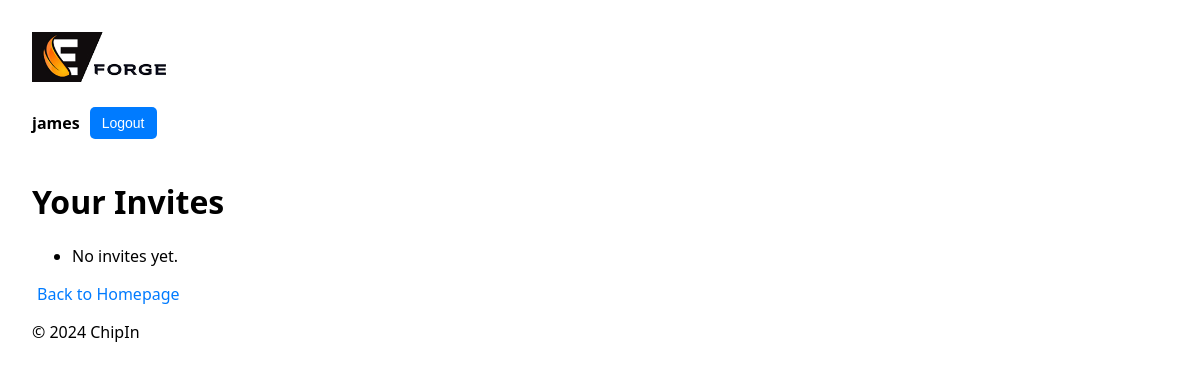
/chipin/invites/ (signed in), run on an earlier commit of the app's database.
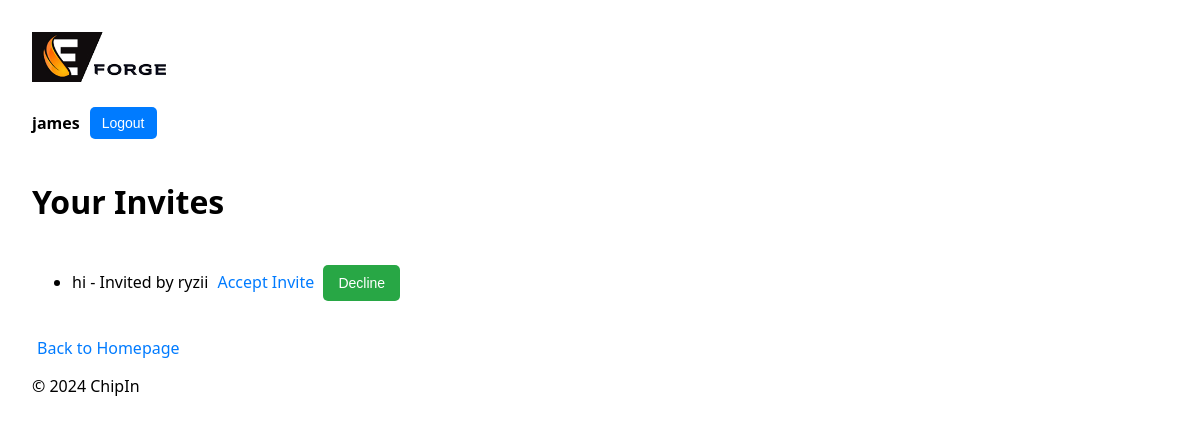
And on a later commit of the database.
### chipin/models.py (models this page shows, shortened)
class Invite(models.Model):
    group = models.ForeignKey(Group, on_delete=models.CASCADE, related_name="invites")
    invited_user = models.ForeignKey(User, on_delete=models.CASCADE, related_name="group_invites")
    token = models.UUIDField(default=uuid.uuid4, editable=False, unique=True)
    invited_by = models.ForeignKey(User, on_delete=models.CASCADE, related_name="sent_invites")
    accepted = models.BooleanField(default=False)
    created_at = models.DateTimeField(auto_now_add=True)
    expires_at = models.DateTimeField(default=default_invite_expiry)
    def is_expired(self):
        return timezone.now() > self.expires_at

class Group(models.Model):
    name = models.CharField(max_length=100)
    admin = models.ForeignKey(User, related_name='admin_groups', on_delete=models.CASCADE)
    members = models.ManyToManyField(User, related_name='group_memberships', blank=True)

### chipin/views.py (the view)
# urls.py: path('invites/', views.my_invites, name='my_invites'),
@login_required
def my_invites(request):
    invites = Invite.objects.filter(invited_user=request.user, accepted=False).order_by('-created_at')
    return render(request, 'chipin/my_invites.html', {'invites': invites})

### chipin/templates/chipin/my_invites.html (shortened to what this page needs)
{% extends 'chipin/base.html' %}
{% block content %}
<h1>Your Invites</h1>
<ul>
  {% for invite in invites %}
    <li>
      {{ invite.group.name }} - Invited by {{ invite.invited_by.username }}
      {% if invite.is_expired %}
        <p>Expired</p>
      {% else %}
        <a href="{% url 'chipin:accept_invite' invite.token %}">Accept Invite</a>
        <form method="post" action="{% url 'chipin:decline_invite' invite.id %}" style="display:inline">
          <button type="submit">Decline</button>
        </form>
      {% endif %}
    </li>
  {% empty %}
    <li>No invites yet.</li>
  {% endfor %}
</ul>
<a href="{% url 'chipin:home' %}">Back to Homepage</a>
{% endblock %}

What changed in the data, as far as the page shows it:
added Invite: group.name "hi", invited_by.username "ryzii", shows "Accept Invite"
Also different on the page:
text no longer shown: "No invites yet."
